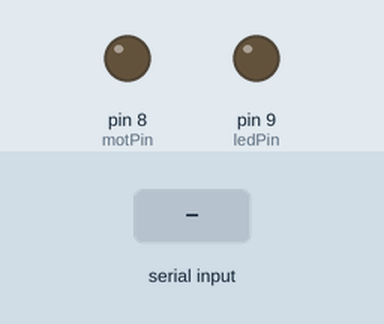
This sketch was run on a simulated Arduino Uno, built with avr-gcc and run on an emulated ATmega328P. Shown: output pins drawn as LEDs (lit = HIGH). The test bench sets the inputs (shaded band).

Above: at 1.2 s.
1.3 s: "1" received over Serial
At 2.1 s:
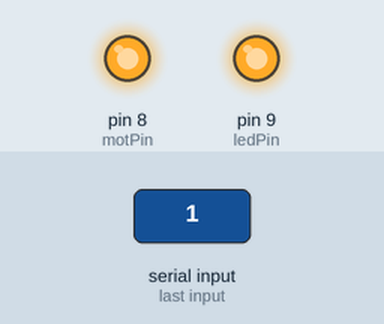
2.8 s: "0" received over Serial
At 3.3 s:
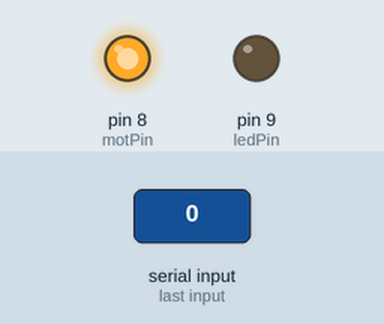
Timing chart, 0 to 5.8 s (numbered marks = the images above; inputs shaded):
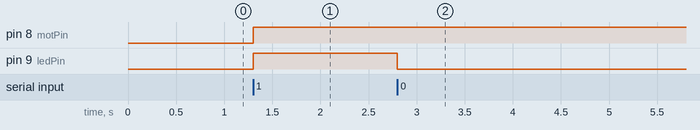

The sketch:

ledbuzzerfinal.ino
```cpp
const int ledPin = 9;
const int motPin = 8; // Adjust pin number if your LED is connected differently

void setup() {
  Serial.begin(9600);   // Adjust baud rate if necessary (match Python code)
  pinMode(ledPin, OUTPUT);
  pinMode(motPin,OUTPUT);
}

void loop() {
  if (Serial.available() > 0) {
    char command = Serial.read();
    digitalWrite(motPin,HIGH);
    if (command == '1') {
      digitalWrite(ledPin, HIGH);
    } else if (command == '0') {
      digitalWrite(ledPin, LOW);
    }
  }

}
```

Measured:
- after the input at 1.3 s, pin 8 (motPin), pin 9 (ledPin): LOW → HIGH at once
- after the input at 2.8 s, pin 9 (ledPin): HIGH → LOW at once
